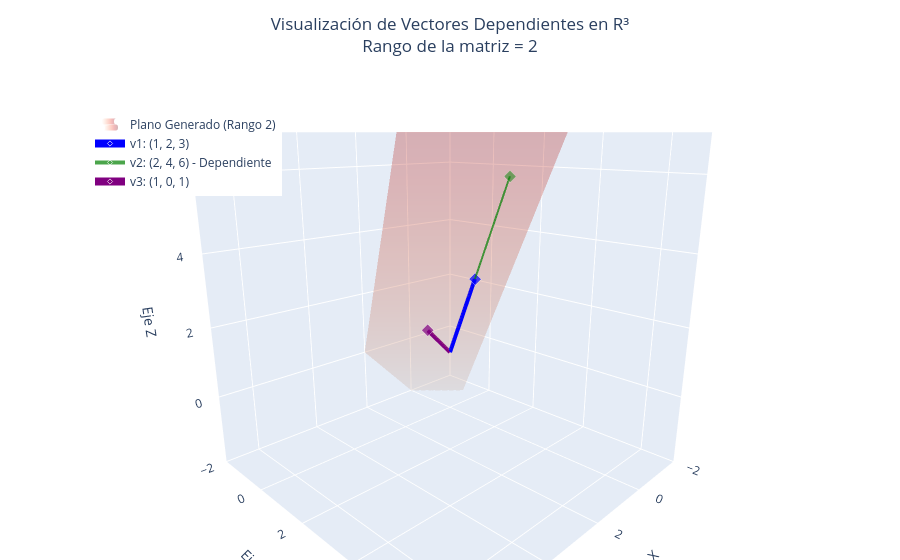

The notebook cell this image was saved under:
### Markdown cell above
# 20. Ejercicio conceptual

Determinar si los vectores son independientes.

$$
(1,2,3)
$$

$$
(2,4,6)
$$

$$
(1,0,1)
$$

Sugerencia:

usar rango de matriz asociada.

### Code cell
import numpy as np
import plotly.graph_objects as go

# ==========================================
# 1. Definición de los vectores del ejercicio
# ==========================================
v1 = np.array([1, 2, 3])
v2 = np.array([2, 4, 6]) # Notar que v2 = 2 * v1
v3 = np.array([1, 0, 1])

def crear_vector_3d(fin, nombre, color, ancho=8, opacidad=1.0):
    """Función auxiliar para crear trazados de vectores en Plotly 3D"""
    return go.Scatter3d(
        x=[0, fin[0]], y=[0, fin[1]], z=[0, fin[2]],
        mode='lines+markers',
        line=dict(color=color, width=ancho),
        # Usamos diamante porque 'cone' no es válido en Scatter3d
        marker=dict(size=[0, 8], symbol='diamond', color=color), 
        name=nombre,
        opacity=opacidad
    )

# ==========================================
# 2. Creación del Plano (Span) para visualización
# ==========================================
# Como el rango es 2, v1 y v3 definen un plano.
# v2 está sobre ese plano porque v2 = 2*v1 + 0*v3.
s = np.linspace(-1, 3, 10)
t = np.linspace(-1, 3, 10)
S, T = np.meshgrid(s, t)
plano_x = S * v1[0] + T * v3[0]
plano_y = S * v1[1] + T * v3[1]
plano_z = S * v1[2] + T * v3[2]

# ==========================================
# 3. Creación de la figura
# ==========================================
fig = go.Figure()

# Añadimos la superficie del plano generado por los vectores
fig.add_trace(go.Surface(
    x=plano_x, y=plano_y, z=plano_z,
    opacity=0.3,
    colorscale='Reds',
    showscale=False,
    name='Plano Generado (Rango 2)',
    showlegend=True
))

# Añadimos los tres vectores
fig.add_trace(crear_vector_3d(v1, 'v1: (1, 2, 3)', 'blue'))
fig.add_trace(crear_vector_3d(v2, 'v2: (2, 4, 6) - Dependiente', 'green', ancho=4, opacidad=0.7))
fig.add_trace(crear_vector_3d(v3, 'v3: (1, 0, 1)', 'purple'))

# ==========================================
# 4. Configuración estética del diseño
# ==========================================
lim_max = 7
fig.update_layout(
    title=dict(
        text="Visualización de Vectores Dependientes en R³<br>Rango de la matriz = 2",
        x=0.5
    ),
    scene=dict(
        xaxis=dict(range=[-2, lim_max], title='Eje X'),
        yaxis=dict(range=[-2, lim_max], title='Eje Y'),
        zaxis=dict(range=[-2, lim_max], title='Eje Z'),
        aspectmode='cube', # Mantiene la proporción visual
        camera=dict(eye=dict(x=1.2, y=1.2, z=0.5)) # Ángulo inicial
    ),
    margin=dict(l=0, r=0, b=0, t=60),
    legend=dict(yanchor="top", y=0.9, xanchor="left", x=0.1)
)

# Mostrar la figura interactiva
fig.show()

### Figure 1 — Plotly figure (JSON) as saved in the notebook; plotly's stock layout.template omitted (floating-point values rounded to 4 significant figures)
{"data": [{"colorscale": [[0, "rgb(255,245,240)"], [0.125, "rgb(254,224,210)"], [0.25, "rgb(252,187,161)"], [0.375, "rgb(252,146,114)"], [0.5, "rgb(251,106,74)"], [0.625, "rgb(239,59,44)"], [0.75, "rgb(203,24,29)"], [0.875, "rgb(165,15,21)"], [1, "rgb(103,0,13)"]], "name": "Plano Generado (Rango 2)", "opacity": 0.3, "showlegend": true, "showscale": false, "type": "surface", "x": [[-2.0, -1.556, -1.111, -0.6667, -0.2222, 0.2222, 0.6667, 1.111, 1.556, 2.0], [-1.556, -1.111, -0.6667, -0.2222, 0.2222, 0.6667, 1.111, 1.556, 2.0, 2.444], [-1.111, -0.6667, -0.2222, 0.2222, 0.6667, 1.111, 1.556, 2.0, 2.444, 2.889], [-0.6667, -0.2222, 0.2222, 0.6667, 1.111, 1.556, 2.0, 2.444, 2.889, 3.333], [-0.2222, 0.2222, 0.6667, 1.111, 1.556, 2.0, 2.444, 2.889, 3.333, 3.778], [0.2222, 0.6667, 1.111, 1.556, 2.0, 2.444, 2.889, 3.333, 3.778, 4.222], [0.6667, 1.111, 1.556, 2.0, 2.444, 2.889, 3.333, 3.778, 4.222, 4.667], [1.111, 1.556, 2.0, 2.444, 2.889, 3.333, 3.778, 4.222, 4.667, 5.111], [1.556, 2.0, 2.444, 2.889, 3.333, 3.778, 4.222, 4.667, 5.111, 5.556], [2.0, 2.444, 2.889, 3.333, 3.778, 4.222, 4.667, 5.111, 5.556, 6.0]], "y": [[-2.0, -1.111, -0.2222, 0.6667, 1.556, 2.444, 3.333, 4.222, 5.111, 6.0], [-2.0, -1.111, -0.2222, 0.6667, 1.556, 2.444, 3.333, 4.222, 5.111, 6.0], [-2.0, -1.111, -0.2222, 0.6667, 1.556, 2.444, 3.333, 4.222, 5.111, 6.0], [-2.0, -1.111, -0.2222, 0.6667, 1.556, 2.444, 3.333, 4.222, 5.111, 6.0], [-2.0, -1.111, -0.2222, 0.6667, 1.556, 2.444, 3.333, 4.222, 5.111, 6.0], [-2.0, -1.111, -0.2222, 0.6667, 1.556, 2.444, 3.333, 4.222, 5.111, 6.0], [-2.0, -1.111, -0.2222, 0.6667, 1.556, 2.444, 3.333, 4.222, 5.111, 6.0], [-2.0, -1.111, -0.2222, 0.6667, 1.556, 2.444, 3.333, 4.222, 5.111, 6.0], [-2.0, -1.111, -0.2222, 0.6667, 1.556, 2.444, 3.333, 4.222, 5.111, 6.0], [-2.0, -1.111, -0.2222, 0.6667, 1.556, 2.444, 3.333, 4.222, 5.111, 6.0]], "z": [[-4.0, -2.667, -1.333, -2.22e-16, 1.333, 2.667, 4.0, 5.333, 6.667, 8.0], [-3.556, -2.222, -0.8889, 0.4444, 1.778, 3.111, 4.444, 5.778, 7.111, 8.444], [-3.111, -1.778, -0.4444, 0.8889, 2.222, 3.556, 4.889, 6.222, 7.556, 8.889], [-2.667, -1.333, -2.22e-16, 1.333, 2.667, 4.0, 5.333, 6.667, 8.0, 9.333], [-2.222, -0.8889, 0.4444, 1.778, 3.111, 4.444, 5.778, 7.111, 8.444, 9.778], [-1.778, -0.4444, 0.8889, 2.222, 3.556, 4.889, 6.222, 7.556, 8.889, 10.22], [-1.333, -2.22e-16, 1.333, 2.667, 4.0, 5.333, 6.667, 8.0, 9.333, 10.67], [-0.8889, 0.4444, 1.778, 3.111, 4.444, 5.778, 7.111, 8.444, 9.778, 11.11], [-0.4444, 0.8889, 2.222, 3.556, 4.889, 6.222, 7.556, 8.889, 10.22, 11.56], [0.0, 1.333, 2.667, 4.0, 5.333, 6.667, 8.0, 9.333, 10.67, 12.0]]}, {"line": {"color": "blue", "width": 8}, "marker": {"color": "blue", "size": [0, 8], "symbol": "diamond"}, "mode": "lines+markers", "name": "v1: (1, 2, 3)", "opacity": 1, "type": "scatter3d", "x": [0, 1], "y": [0, 2], "z": [0, 3]}, {"line": {"color": "green", "width": 4}, "marker": {"color": "green", "size": [0, 8], "symbol": "diamond"}, "mode": "lines+markers", "name": "v2: (2, 4, 6) - Dependiente", "opacity": 0.7, "type": "scatter3d", "x": [0, 2], "y": [0, 4], "z": [0, 6]}, {"line": {"color": "purple", "width": 8}, "marker": {"color": "purple", "size": [0, 8], "symbol": "diamond"}, "mode": "lines+markers", "name": "v3: (1, 0, 1)", "opacity": 1, "type": "scatter3d", "x": [0, 1], "y": [0, 0], "z": [0, 1]}], "layout": {"legend": {"x": 0.1, "xanchor": "left", "y": 0.9, "yanchor": "top"}, "margin": {"b": 0, "l": 0, "r": 0, "t": 60}, "scene": {"aspectmode": "cube", "camera": {"eye": {"x": 1.2, "y": 1.2, "z": 0.5}}, "xaxis": {"range": [-2, 7], "title": {"text": "Eje X"}}, "yaxis": {"range": [-2, 7], "title": {"text": "Eje Y"}}, "zaxis": {"range": [-2, 7], "title": {"text": "Eje Z"}}}, "title": {"text": "Visualización de Vectores Dependientes en R³<br>Rango de la matriz = 2", "x": 0.5}}}
